Frame 1 (no input): blank canvas, image omitted
Frame 60 (no input): blank canvas, image omitted
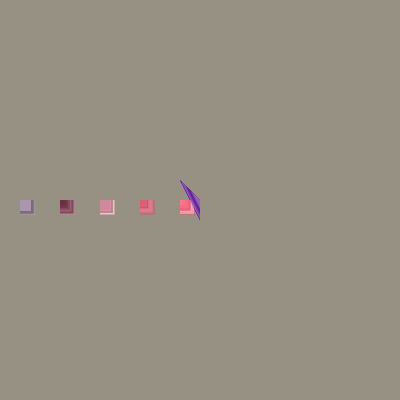
Frame 120 (the mouse pressed at the canvas centre since frame 60)

The p5.js sketch whose frames 1 and 60 were blank and that drew this single picture after the mouse press (run headless with seeded random() and noise() and a simulated clock; from frame 60 on, the mouse is pressed at the canvas centre):

// p5.js sketch
// ── sketch.js
function setup() {
  createCanvas(400, 400);
  background(151, 145, 131);
  noStroke();
}

function draw() {
  let y1 = mouseY;
  noStroke();
  if (mouseX < 150)  { 
    for (let i = 0; i < mouseX; i += 20) {
      let r1 = random(1, 255);
      let s1 = random(1,25);
      fill(r1, r1-100, r1-100);
      ellipse(i+20, y1, s1, s1);
      console.log("r1 = " + r1);
     }
  }

  if(mouseX > 150 && mouseX < 250)  {
    for (let i = 20; i < mouseX; i += 40) {
      for (let i = 50; i < mouseX; i += 55) {
        let r2 = random(1, 255);
        let s2 = random(5,20);
        fill(r2, r2-70, r2+50, 50);
        triangle(mouseX, y1, mouseX-s2, mouseY-s2, mouseX, mouseY+s2);
        console.log("r2 = " + r2);
       }
        let r5 = random(1, 255);
        let s5 = random(5, 15);
        fill(r5+i, r5, r5+20, 99);
        rect(i, y1, s5, s5);
        console.log("r5 = " + r5);
    }
    
     if(mouseY > 250)  { 
      // for (let i = 10; i < mouseX; i += 25) {
      //   let r5 = random(1, 255);
      //   let s5 = random(10, 20);
      //   fill(r5+i, r5, r5+20, 90);
      //   rect(i+0, y1, s5, s5);
      //   console.log("r5 = " + r5);
      //  }
    }
  }
  
  else  {
    let mx = mouseX;
    for (let i = 0; i < mouseX; i += 20) {
      let r3 = random(1, 255);
      let s3 = random(1, 15);
      stroke(r3-50, r3-10, r3+40, 60);
      strokeWeight(s3);
      point(mouseX, y1);
      console.log("r3 = " + r3);
    }

    for (let i = 0; i < mouseX; i += 20) {
      let r4 = random(1, 100);
      let s4 = random(1,4);
      stroke(r4-50, r4-70, r4+120, 10);
      strokeWeight(s4);
      line(mouseX, y1, mouseX-20, y1-20);
      console.log("r4 = " + r4);
    }
  }
}
